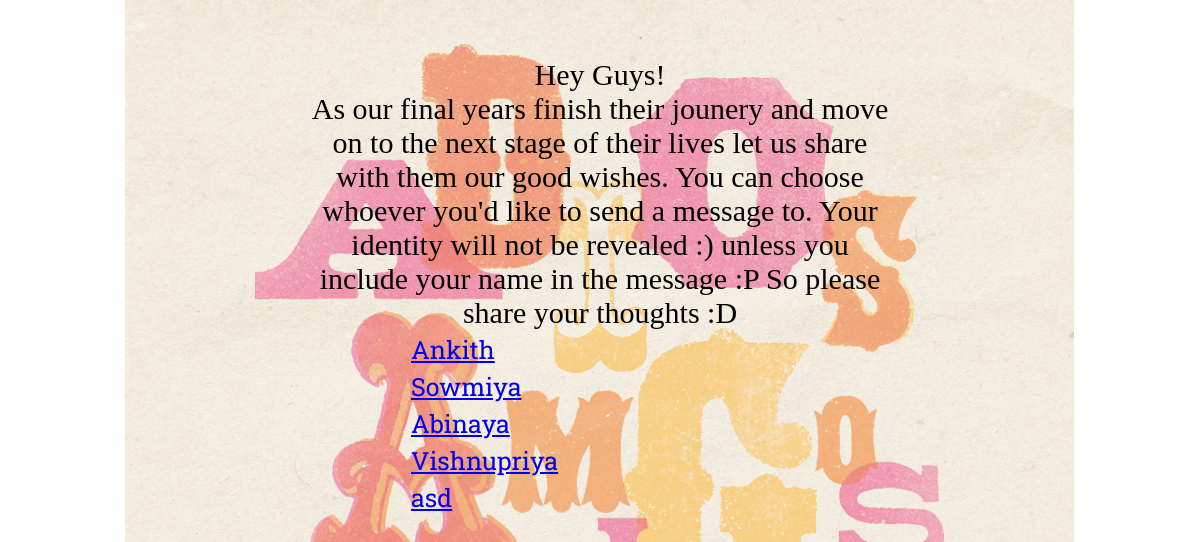
Screenshot of /message/ with the database file from the repository.
### message/models.py (models this page shows, shortened)
class List(models.Model):
    name = models.CharField(max_length=50)

### message/views.py (the view)
def index(request):
    final_list = List.objects.all()
    context = {'final_list': final_list}
    return render(request, 'message/index.html', context)

### message/templates/message/index.html (shortened to what this page needs)
<html>
<head>
{% load static %}
<link rel="stylesheet" type="text/css" href="{% static 'message/style.css' %}" />
</head>
<body>
  <div id="maintitle">
    Hey Guys!<br>As our final years finish their jounery and move on to the next stage of their lives let us share with them our good wishes. You can choose whoever you'd like to send a message to. Your identity will not be revealed :) unless you include your name in the message :P So please share your thoughts :D
  </div>
{% if final_list %}
  <div id="items">
    <table>
    {% for item in final_list %}
        <tr><td><a href="{{ item.id }}">{{ item.name }}</a></td></tr>
    {% endfor %}
  </table>
</div>
{% endif %}
</body>
</html>

### message/static/message/style.css (style rules this page uses)
body { background-image: url("images/adios.jpg"); background-position: top; background-repeat: no-repeat; }
#items { padding-left: 400px; padding-right: 300px; font-family: 'Roboto Slab', serif; }
#maintitle { text-align: center; color: black; padding-top: 50px; padding-left: 300px; padding-right: 300px; font-size: 30; font-family: 'Merriweather', serif; }
a { font-size: 25; }

### rows the page displays
List: name "Ankith"
List: name "Sowmiya"
List: name "Abinaya"
List: name "Vishnupriya"
List: name "asd"
